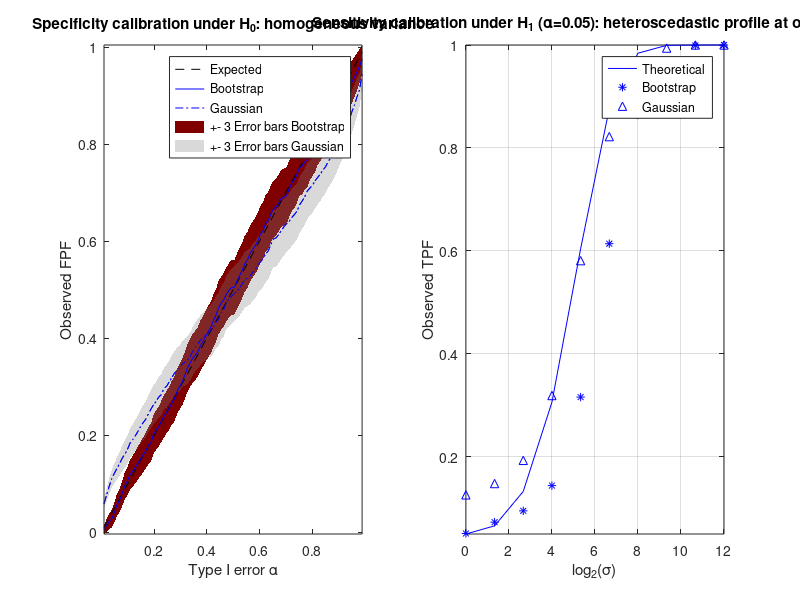

Write the MATLAB code that produced this figure.
clear all

n  = 256;
MC = 1E3;
B  = 1E2;
sigma = 2.^linspace(0,12,10);
alpha = linspace(1/B,1-1/B,100);
sigalpha = sqrt(alpha.*sqrt(1-alpha)/MC);

% UMPI Mean constancy test of mean after the log on the periodogram.
crithdb = zeros(MC,B);
for rep=1:MC
 x   = fft(randn(n,1))/sqrt(n);
 per = abs(x).^2;
 logper = log(per(2:end/2-1));
 crithd(rep) = sum((logper - mean(logper)).^2)/psi(1,1);
 xb   = std(x)*complex(randn(n,B),randn(n,B))/sqrt(2);
 perb = abs(xb).^2;
 outper = log(perb(2:end/2-1,:));
 size(outper)
 pause
 crithdb(rep,:) = sum((outper - repmat(mean(outper),length(logper),1)).^2)/psi(1,1);
%  for b=1:B
%    xb   = std(x)*complex(randn(n,B),randn(n,B))/sqrt(2);
%    perb = abs(xb).^2;
%    outper = log(perb(2:end/2-1));
%    crithdb(rep,b) = sum((outper - mean(outper)).^2)/psi(1,1);
%  end
  %outper = logper(ceil(length(logper)*rand(length(logper),B)));
  %crithdb(rep,:) = sum((outper - repmat(mean(outper),length(logper),1)).^2)/var(logper);
end

crithdb=sort(crithdb')';
for ia=1:length(alpha)
 q=ceil((B+1)*(1-alpha(ia)));
 crtl=chi2inv(1-alpha(ia),length(logper)-1);
 alphathe(ia) = length(find(crithd'>=crtl))/MC;
 alphaest(ia) = length(find(crithd'>=crithdb(:,q)))/MC;
end

subplot(121)
plot(alpha,alpha,'--k',alpha,alphaest,'b',alpha,alphathe,'-.b');axis tight;hold on
p=patch([alpha fliplr(alpha)],[alphaest+3*sigalpha fliplr(alphaest-3*sigalpha)],[0.5 0 0]);set(p,'EdgeColor','none');
p=patch([alpha fliplr(alpha)],[alphathe+3*sigalpha fliplr(alphathe-3*sigalpha)],[0.5 0.5 0.5]);set(p,'EdgeColor','none','FaceAlpha',0.3);
%area(alpha,[alphaest'+3*sigalpha'],'FaceColor',[0.5 0 0],'EdgeColor','None');
%area(alpha,[alphaest'-3*sigalpha'],'FaceColor',[0.99 0.99 0.99],'EdgeColor','None');
%area(alpha,[alphathe'+3*sigalpha'],'FaceColor',[0.5 0.5 0.5],'EdgeColor','None');
%area(alpha,[alphathe'-3*sigalpha'],'FaceColor',[1 1 1],'EdgeColor','None');
set(gca,'Layer','Top');
plot(alpha,alpha,'--k',alpha,alphaest,'b',alpha,alphathe,'-.b');hold off
legend('Expected','Bootstrap','Gaussian','+- 3 Error bars Bootstrap','+- 3 Error bars Gaussian','Location','Best');
xlabel('Type I error \alpha');ylabel('Observed FPF');
title('Specificity calibration under H_0: homogeneous variance');drawnow

% Chi-square test of variance homogeneity (H1).
for isig=1:length(sigma)
 for rep=1:MC
  x = fft(randn(n,1))/sqrt(n);
  pos = ceil((n/2-3)*rand(1)+2);
  x(pos) = sigma(isig)*x(pos);
  per = abs(x).^2;
  logper = log(per(2:end/2-1));
  crithd(rep) = sum((logper - mean(logper)).^2)/psi(1,1); 
  xb   = std(x)*complex(randn(n,B),randn(n,B))/sqrt(2);
  perb = abs(xb).^2;
  outper = log(perb(2:end/2-1,:));
  crithdb(rep,:) = sum((outper - repmat(mean(outper),length(logper),1)).^2)/psi(1,1);
%   for b=1:B
%     xb   = std(x)*complex(randn(n,1),randn(n,1))/sqrt(2);
%     perb = abs(xb).^2;
%     outper = log(perb(2:end/2-1));
%     crithdb(rep,b) = sum((outper - mean(outper)).^2)/psi(1,1);
%   end
  %outper = logper(ceil(length(logper)*rand(length(logper),B)));
  %crithdb(rep,:) = sum((outper - repmat(mean(outper),length(logper),1)).^2)/var(logper);
 end
 crithdb=sort(crithdb')';
 q=ceil((B+1)*(1-0.05));
 crtl=chi2inv(1-0.05,length(logper)-1);
 alphatheH1(isig)  = length(find(crithd'>=crtl))/MC;
 alphaestH1(isig)  = length(find(crithd'>=crithdb(:,q)))/MC;
end

subplot(122) 
V=log(sigma.^2).^2/psi(1,1)*(length(logper)-1)/length(logper);
plot(log2(sigma),1-ncx2cdf(crtl,length(logper)-1,V),'b',log2(sigma),alphaestH1,'b*',log2(sigma),alphatheH1,'b^');grid on;axis tight;
legend('Theoretical','Bootstrap','Gaussian','Location','Best');
xlabel('log_2(\sigma)');ylabel('Observed TPF');
title('Sensitivity calibration under H_1 (\alpha=0.05): heteroscedastic profile at one sample');

